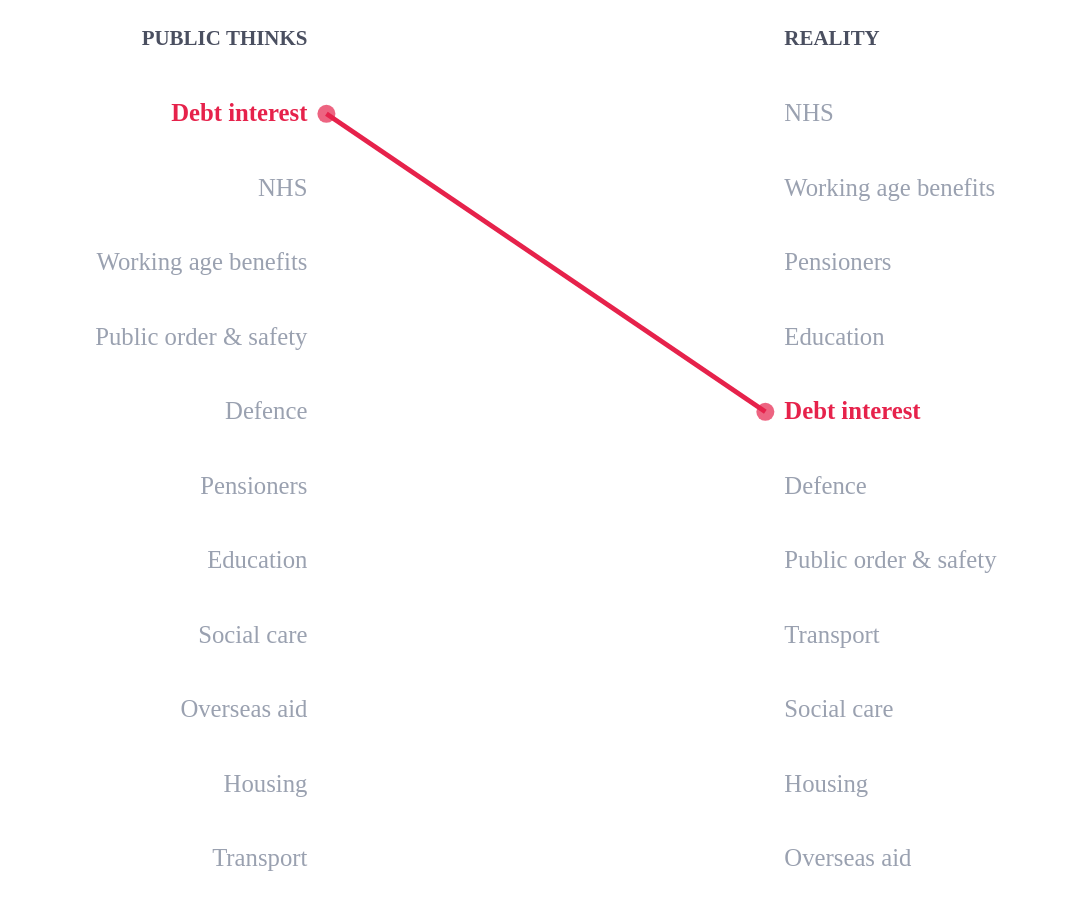

Write notebook code for a chart like this one.
### Code cell
import pandas as pd
import altair as alt
from ecostyles import EcoStyles

styles = EcoStyles()
styles.register_and_enable_theme()

# "Public thinks" = YouGov, 9–14 Nov 2025.  "Reality" = IFS.  rank 1 = most spent.
perceived_order = ["Debt interest","NHS","Working age benefits","Public order & safety","Defence",
                   "Pensioners","Education","Social care","Overseas aid","Housing","Transport"]
actual_order    = ["NHS","Working age benefits","Pensioners","Education","Debt interest","Defence",
                   "Public order & safety","Transport","Social care","Housing","Overseas aid"]

HIGHLIGHT = "Debt interest"
ACCENT, INK, MUTED = "#e6224b", "#4a4f60", "#9aa1b0"

records = []
for order, side, xpos in [(perceived_order,"Public thinks",0), (actual_order,"Reality",1)]:
    for position, area in enumerate(order, start=1):
        records.append({"area":area, "side":side, "rank":position, "x":xpos, "hl":area==HIGHLIGHT})
df = pd.DataFrame(records)

x = alt.X("x:Q", scale=alt.Scale(domain=[-0.15, 1.15]), axis=None)
y = alt.Y("rank:Q", scale=alt.Scale(reverse=True, domain=[-0.4, 11.6]), axis=None)

def labels(side, align, dx):
    rows = df[df["side"] == side]
    other  = alt.Chart(rows[~rows["hl"]]).mark_text(
        align=align, dx=dx, fontSize=13, color=MUTED).encode(x=x, y=y, text="area:N")
    strong = alt.Chart(rows[rows["hl"]]).mark_text(
        align=align, dx=dx, fontSize=13, fontWeight="bold", color=ACCENT).encode(x=x, y=y, text="area:N")
    return other + strong

left, right = labels("Public thinks","right",-10), labels("Reality","left",10)

connector = alt.Chart(df[df["hl"]]).mark_line(color=ACCENT, strokeWidth=2.5).encode(x=x, y=y, detail="area:N")
dots      = alt.Chart(df[df["hl"]]).mark_circle(color=ACCENT, size=90).encode(x=x, y=y)

head_left  = alt.Chart(pd.DataFrame([{"x":0,"rank":0}])).mark_text(
    text="PUBLIC THINKS", align="right", dx=-10, fontSize=11, fontWeight="bold", color=INK).encode(x=x, y=y)
head_right = alt.Chart(pd.DataFrame([{"x":1,"rank":0}])).mark_text(
    text="REALITY", align="left", dx=10, fontSize=11, fontWeight="bold", color=INK).encode(x=x, y=y)

chart = (head_left + head_right + left + right + connector + dots).properties(
    width=300, height=470,
    padding={"left":50, "right":50, "top":5, "bottom":5}
).configure_view(strokeWidth=0)

styles.save(chart, name="perception_vs_reality", svg=True)
chart

### Figure 1 — Vega-Lite specification as saved in the notebook (floating-point values rounded to 4 significant figures)
{"config": {"font": "Circular Std", "text": {"color": "#676A86", "align": "left", "baseline": "middle", "dx": 7, "dy": 0, "fontSize": 11}, "view": {"stroke": null, "continuousWidth": 400, "continuousHeight": 300, "discreteWidth": 400, "discreteHeight": 300, "strokeWidth": 0}, "range": {"category": ["#36B7B4", "#E6224B", "#F4C245", "#0063AF", "#00A767", "#179FDB", "#EB5C2E", "#5C267B", "#122B39"], "diverging": ["#E6224B", "#E54753", "#C9C9C9", "#179FDB", "#122B39"], "heatmap": ["#C9C9C9", "#179FDB", "#0063AF", "#122B39"], "ordinal": ["#00A767", "#36B7B4", "#179FDB", "#0063AF", "#243B5A"]}, "bar": {"color": "#179fdb"}, "line": {"color": "#e6224b"}, "rule": {"color": "#676A86"}, "area": {"opacity": 0.8}, "point": {"filled": true, "size": 80, "color": "#e6224b", "opacity": 0.95}, "geoshape": {"stroke": "white", "strokeWidth": 0.3}, "rect": {"fill": "#d6d4d4", "opacity": 0.3}, "axis": {"labelColor": "#676A86", "labelFontSize": 11, "labelFont": "Circular Std", "labelOpacity": 0.7, "tickColor": "#676A86", "tickOpacity": 0.5, "domainColor": "#676A86", "domainOpacity": 0.5, "gridColor": "#676A86", "gridDash": [2, 2], "gridOpacity": 0.5, "title": null, "titleColor": "#676A86", "titleOpacity": 0.8, "tickSize": 4}, "axisXDiscrete": {"grid": false, "labelAngle": 0, "tickCount": 10, "tickOpacity": 0.5, "title": null}, "axisYDiscrete": {"ticks": false, "labelPadding": 5}, "axisXTemporal": {"grid": false, "ticks": true}, "axisXQuantitative": {"grid": true}, "axisYQuantitative": {"gridColor": "#676A86", "gridDash": [1, 5], "gridOpacity": 0.5, "ticks": false, "labelPadding": 5, "tickCount": 8, "titleAngle": 0, "titleAlign": "left", "titleBaseline": "bottom", "titleX": 0, "titleY": -5}, "title": {"color": "#676A86E6", "subtitleColor": "#676A86", "font": "Circular Std", "subtitleFont": "Circular Std", "anchor": "start", "fontSize": 14, "subtitleFontSize": 12, "subtitlePadding": 4, "offset": 0, "frame": "group"}, "legend": {"titleColor": "#122b39", "title": null, "labelColor": "#122b39", "labelFontSize": 11}}, "layer": [{"data": {"name": "data-39f935ee2b286ade8abd40fc8b3cd03a"}, "mark": {"type": "text", "align": "right", "color": "#4a4f60", "dx": -10, "fontSize": 11, "fontWeight": "bold", "text": "PUBLIC THINKS"}, "encoding": {"x": {"axis": null, "field": "x", "scale": {"domain": [-0.15, 1.15]}, "type": "quantitative"}, "y": {"axis": null, "field": "rank", "scale": {"domain": [-0.4, 11.6], "reverse": true}, "type": "quantitative"}}}, {"data": {"name": "data-0dd1334c667029d95c7238e1b4cf2b60"}, "mark": {"type": "text", "align": "left", "color": "#4a4f60", "dx": 10, "fontSize": 11, "fontWeight": "bold", "text": "REALITY"}, "encoding": {"x": {"axis": null, "field": "x", "scale": {"domain": [-0.15, 1.15]}, "type": "quantitative"}, "y": {"axis": null, "field": "rank", "scale": {"domain": [-0.4, 11.6], "reverse": true}, "type": "quantitative"}}}, {"layer": [{"data": {"name": "data-48f66300e6d5b6404b9bb6ff10a81a78"}, "mark": {"type": "text", "align": "right", "color": "#9aa1b0", "dx": -10, "fontSize": 13}, "encoding": {"text": {"field": "area", "type": "nominal"}, "x": {"axis": null, "field": "x", "scale": {"domain": [-0.15, 1.15]}, "type": "quantitative"}, "y": {"axis": null, "field": "rank", "scale": {"domain": [-0.4, 11.6], "reverse": true}, "type": "quantitative"}}}, {"data": {"name": "data-672f7ce2cfdda44f67fb042fc66151ea"}, "mark": {"type": "text", "align": "right", "color": "#e6224b", "dx": -10, "fontSize": 13, "fontWeight": "bold"}, "encoding": {"text": {"field": "area", "type": "nominal"}, "x": {"axis": null, "field": "x", "scale": {"domain": [-0.15, 1.15]}, "type": "quantitative"}, "y": {"axis": null, "field": "rank", "scale": {"domain": [-0.4, 11.6], "reverse": true}, "type": "quantitative"}}}]}, {"layer": [{"data": {"name": "data-e2a4709fe9854ac89996c4c3d3fc569d"}, "mark": {"type": "text", "align": "left", "color": "#9aa1b0", "dx": 10, "fontSize": 13}, "encoding": {"text": {"field": "area", "type": "nominal"}, "x": {"axis": null, "field": "x", "scale": {"domain": [-0.15, 1.15]}, "type": "quantitative"}, "y": {"axis": null, "field": "rank", "scale": {"domain": [-0.4, 11.6], "reverse": true}, "type": "quantitative"}}}, {"data": {"name": "data-1cd913d094f87ccd78307d86dbd57167"}, "mark": {"type": "text", "align": "left", "color": "#e6224b", "dx": 10, "fontSize": 13, "fontWeight": "bold"}, "encoding": {"text": {"field": "area", "type": "nominal"}, "x": {"axis": null, "field": "x", "scale": {"domain": [-0.15, 1.15]}, "type": "quantitative"}, "y": {"axis": null, "field": "rank", "scale": {"domain": [-0.4, 11.6], "reverse": true}, "type": "quantitative"}}}]}, {"data": {"name": "data-6c4b3758ec41653f9242d3f8a7f816bb"}, "mark": {"type": "line", "color": "#e6224b", "strokeWidth": 2.5}, "encoding": {"detail": {"field": "area", "type": "nominal"}, "x": {"axis": null, "field": "x", "scale": {"domain": [-0.15, 1.15]}, "type": "quantitative"}, "y": {"axis": null, "field": "rank", "scale": {"domain": [-0.4, 11.6], "reverse": true}, "type": "quantitative"}}}, {"data": {"name": "data-6c4b3758ec41653f9242d3f8a7f816bb"}, "mark": {"type": "circle", "color": "#e6224b", "size": 90}, "encoding": {"x": {"axis": null, "field": "x", "scale": {"domain": [-0.15, 1.15]}, "type": "quantitative"}, "y": {"axis": null, "field": "rank", "scale": {"domain": [-0.4, 11.6], "reverse": true}, "type": "quantitative"}}}], "height": 470, "padding": {"left": 50, "right": 50, "top": 5, "bottom": 5}, "width": 300, "$schema": "https://vega.github.io/schema/vega-lite/v6.4.1.json", "datasets": {"data-39f935ee2b286ade8abd40fc8b3cd03a": [{"x": 0, "rank": 0}], "data-0dd1334c667029d95c7238e1b4cf2b60": [{"x": 1, "rank": 0}], "data-48f66300e6d5b6404b9bb6ff10a81a78": [{"area": "NHS", "side": "Public thinks", "rank": 2, "x": 0, "hl": false}, {"area": "Working age benefits", "side": "Public thinks", "rank": 3, "x": 0, "hl": false}, {"area": "Public order & safety", "side": "Public thinks", "rank": 4, "x": 0, "hl": false}, {"area": "Defence", "side": "Public thinks", "rank": 5, "x": 0, "hl": false}, {"area": "Pensioners", "side": "Public thinks", "rank": 6, "x": 0, "hl": false}, {"area": "Education", "side": "Public thinks", "rank": 7, "x": 0, "hl": false}, {"area": "Social care", "side": "Public thinks", "rank": 8, "x": 0, "hl": false}, {"area": "Overseas aid", "side": "Public thinks", "rank": 9, "x": 0, "hl": false}, {"area": "Housing", "side": "Public thinks", "rank": 10, "x": 0, "hl": false}, {"area": "Transport", "side": "Public thinks", "rank": 11, "x": 0, "hl": false}], "data-672f7ce2cfdda44f67fb042fc66151ea": [{"area": "Debt interest", "side": "Public thinks", "rank": 1, "x": 0, "hl": true}], "data-e2a4709fe9854ac89996c4c3d3fc569d": [{"area": "NHS", "side": "Reality", "rank": 1, "x": 1, "hl": false}, {"area": "Working age benefits", "side": "Reality", "rank": 2, "x": 1, "hl": false}, {"area": "Pensioners", "side": "Reality", "rank": 3, "x": 1, "hl": false}, {"area": "Education", "side": "Reality", "rank": 4, "x": 1, "hl": false}, {"area": "Defence", "side": "Reality", "rank": 6, "x": 1, "hl": false}, {"area": "Public order & safety", "side": "Reality", "rank": 7, "x": 1, "hl": false}, {"area": "Transport", "side": "Reality", "rank": 8, "x": 1, "hl": false}, {"area": "Social care", "side": "Reality", "rank": 9, "x": 1, "hl": false}, {"area": "Housing", "side": "Reality", "rank": 10, "x": 1, "hl": false}, {"area": "Overseas aid", "side": "Reality", "rank": 11, "x": 1, "hl": false}], "data-1cd913d094f87ccd78307d86dbd57167": [{"area": "Debt interest", "side": "Reality", "rank": 5, "x": 1, "hl": true}], "data-6c4b3758ec41653f9242d3f8a7f816bb": [{"area": "Debt interest", "side": "Public thinks", "rank": 1, "x": 0, "hl": true}, {"area": "Debt interest", "side": "Reality", "rank": 5, "x": 1, "hl": true}]}}
